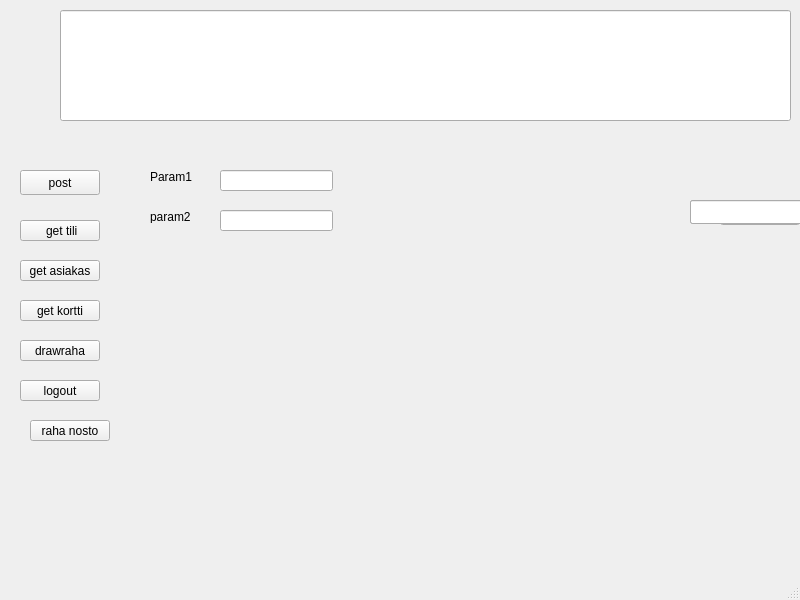
<?xml version="1.0" encoding="UTF-8"?>
<ui version="4.0">
 <class>MainWindow</class>
 <widget class="QMainWindow" name="MainWindow">
  <property name="geometry">
   <rect>
    <x>0</x>
    <y>0</y>
    <width>800</width>
    <height>600</height>
   </rect>
  </property>
  <property name="windowTitle">
   <string>MainWindow</string>
  </property>
  <widget class="QWidget" name="centralwidget">
   <widget class="QPushButton" name="function">
    <property name="geometry">
     <rect>
      <x>720</x>
      <y>200</y>
      <width>80</width>
      <height>25</height>
     </rect>
    </property>
    <property name="text">
     <string>Function</string>
    </property>
   </widget>
   <widget class="QPushButton" name="Signal">
    <property name="geometry">
     <rect>
      <x>20</x>
      <y>170</y>
      <width>80</width>
      <height>25</height>
     </rect>
    </property>
    <property name="text">
     <string>post</string>
    </property>
   </widget>
   <widget class="QLineEdit" name="lineEdit">
    <property name="geometry">
     <rect>
      <x>690</x>
      <y>200</y>
      <width>113</width>
      <height>24</height>
     </rect>
    </property>
   </widget>
   <widget class="QLineEdit" name="lineEdit2">
    <property name="geometry">
     <rect>
      <x>690</x>
      <y>200</y>
      <width>113</width>
      <height>24</height>
     </rect>
    </property>
   </widget>
   <widget class="QLineEdit" name="lineEdit_2">
    <property name="geometry">
     <rect>
      <x>220</x>
      <y>170</y>
      <width>113</width>
      <height>21</height>
     </rect>
    </property>
   </widget>
   <widget class="QLineEdit" name="lineEdit_3">
    <property name="geometry">
     <rect>
      <x>220</x>
      <y>210</y>
      <width>113</width>
      <height>21</height>
     </rect>
    </property>
   </widget>
   <widget class="QLabel" name="label">
    <property name="geometry">
     <rect>
      <x>150</x>
      <y>170</y>
      <width>47</width>
      <height>13</height>
     </rect>
    </property>
    <property name="text">
     <string>Param1</string>
    </property>
   </widget>
   <widget class="QLabel" name="label_2">
    <property name="geometry">
     <rect>
      <x>150</x>
      <y>210</y>
      <width>47</width>
      <height>13</height>
     </rect>
    </property>
    <property name="text">
     <string>param2</string>
    </property>
   </widget>
   <widget class="QPushButton" name="getbtn">
    <property name="geometry">
     <rect>
      <x>20</x>
      <y>220</y>
      <width>80</width>
      <height>21</height>
     </rect>
    </property>
    <property name="text">
     <string> get tili</string>
    </property>
   </widget>
   <widget class="QPushButton" name="pushButton">
    <property name="geometry">
     <rect>
      <x>20</x>
      <y>260</y>
      <width>80</width>
      <height>21</height>
     </rect>
    </property>
    <property name="text">
     <string>get asiakas</string>
    </property>
   </widget>
   <widget class="QPushButton" name="pushButton_2">
    <property name="geometry">
     <rect>
      <x>20</x>
      <y>300</y>
      <width>80</width>
      <height>21</height>
     </rect>
    </property>
    <property name="text">
     <string>get kortti</string>
    </property>
   </widget>
   <widget class="QLineEdit" name="lineEdit_4">
    <property name="geometry">
     <rect>
      <x>60</x>
      <y>10</y>
      <width>731</width>
      <height>111</height>
     </rect>
    </property>
   </widget>
   <widget class="QPushButton" name="pushButton_3">
    <property name="geometry">
     <rect>
      <x>20</x>
      <y>340</y>
      <width>80</width>
      <height>21</height>
     </rect>
    </property>
    <property name="text">
     <string>drawraha</string>
    </property>
   </widget>
   <widget class="QPushButton" name="pushButton_4">
    <property name="geometry">
     <rect>
      <x>20</x>
      <y>380</y>
      <width>80</width>
      <height>21</height>
     </rect>
    </property>
    <property name="text">
     <string>logout</string>
    </property>
   </widget>
   <widget class="QPushButton" name="pushButton_5">
    <property name="geometry">
     <rect>
      <x>30</x>
      <y>420</y>
      <width>80</width>
      <height>21</height>
     </rect>
    </property>
    <property name="text">
     <string>raha nosto</string>
    </property>
   </widget>
  </widget>
  <widget class="QMenuBar" name="menubar">
   <property name="geometry">
    <rect>
     <x>0</x>
     <y>0</y>
     <width>800</width>
     <height>20</height>
    </rect>
   </property>
  </widget>
  <widget class="QStatusBar" name="statusbar"/>
 </widget>
 <resources/>
 <connections/>
</ui>
